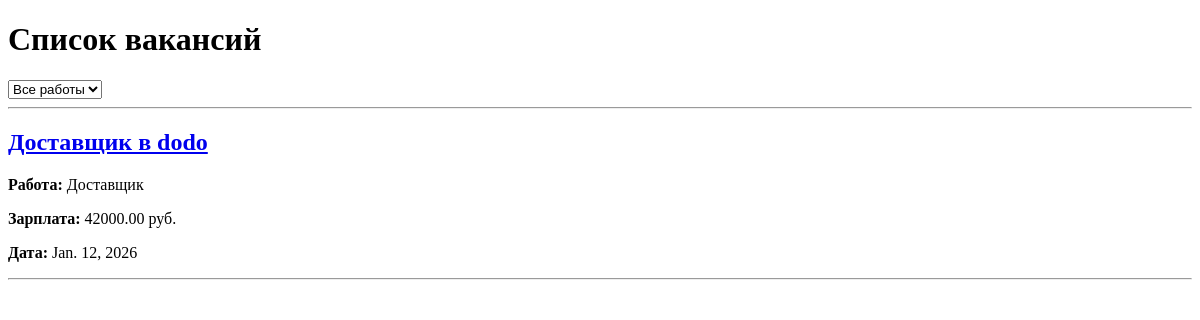
/vacancies/, run on an earlier commit of the app's database.
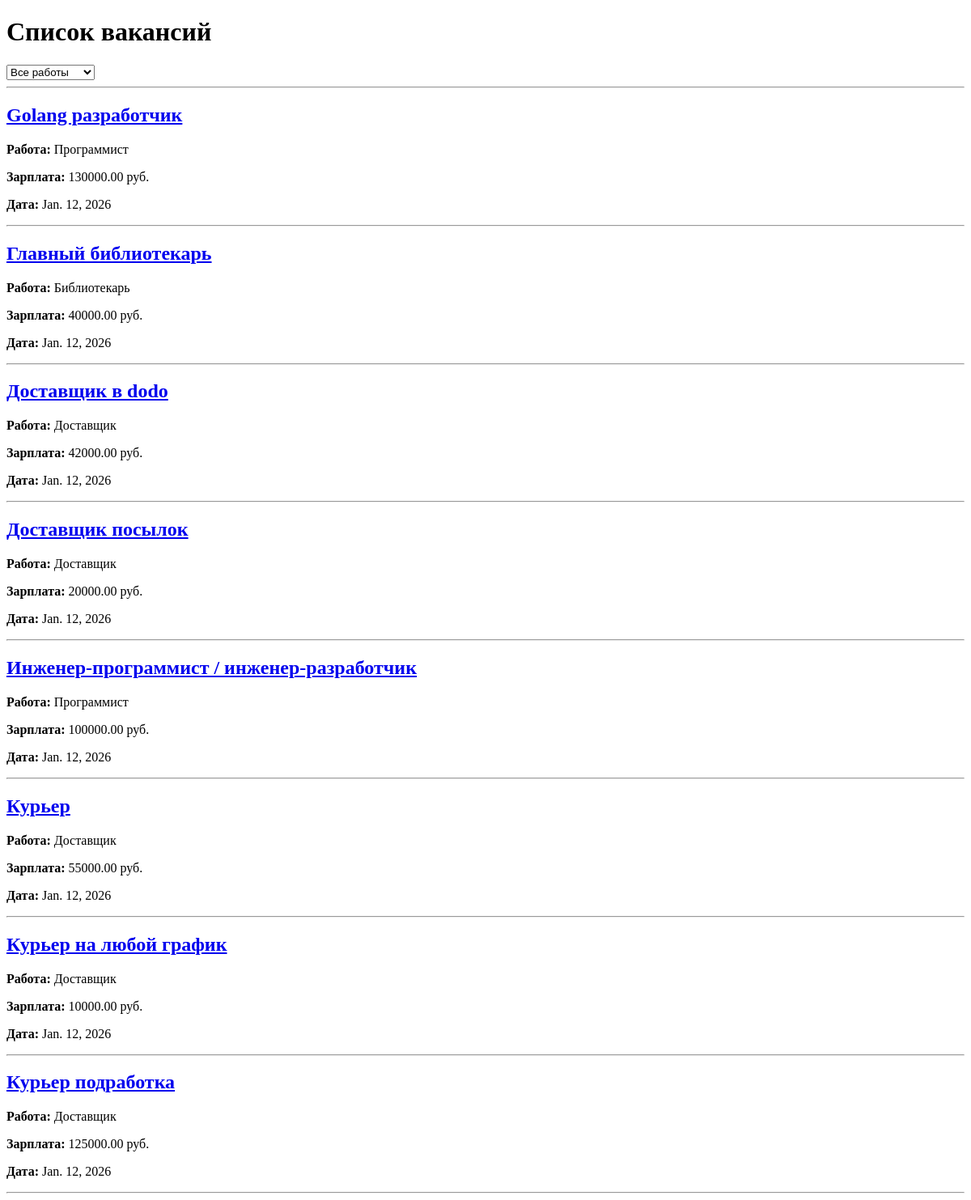
And on a later commit of the database.
### main/models.py (models this page shows, shortened)
class Vacancy(models.Model):
    job = models.ForeignKey(Job, related_name='job',
                            on_delete=models.CASCADE)
    name = models.CharField(max_length=100, db_index=True)
    slug = models.SlugField(max_length=100, unique=True)
    description = models.TextField(blank=True)
    salary = models.DecimalField(max_digits=10, decimal_places=2)
    available = models.BooleanField(default=True)
    created = models.DateField(auto_now_add=True)
    class Meta:
        ordering = ('name',)
        verbose_name = 'Вакансия'
        verbose_name_plural = 'Вакансии'

class Job(models.Model):
    name = models.CharField(max_length=100, db_index=True)
    slug = models.SlugField(max_length=100, unique=True)
    class Meta:
        ordering = ('name',)
        verbose_name = 'Работа'
        verbose_name_plural = 'Работы'

### main/views.py (the view)
# urls.py: path('vacancies/', views.vacancy_list, name='vacancy_list'),
def vacancy_list(request):
    jobs = Job.objects.all()
    selected_job = request.GET.get('job')
    vacancies = Vacancy.objects.filter(available=True)
    if selected_job:
        vacancies = vacancies.filter(job__slug=selected_job)
    context = {
        'vacancies': vacancies,
        'jobs': jobs,
        'selected_job': selected_job,
    }
    return render(request, 'main/vacancy_list.html', context)

### main/templates/main/vacancy_list.html (shortened to what this page needs)
<!DOCTYPE html>
<html>
<head>
</head>
<body>
    <h1>Список вакансий</h1>
    <form method="get">
        <select name="job" onchange="this.form.submit()">
            <option value="">Все работы</option>
        </select>
    </form>
    <hr>
    <div class="vacancies">
        {% for vacancy in vacancies %}
            <div class="vacancy">
                <h2>
                    <a href="{% url 'vacancy_detail' vacancy.slug %}">
                        {{ vacancy.name }}
                    </a>
                </h2>
                <p><strong>Работа:</strong> {{ vacancy.job.name }}</p>
                <p><strong>Зарплата:</strong> {{ vacancy.salary }} руб.</p>
                <p><strong>Дата:</strong> {{ vacancy.created }}</p>
                <hr>
            </div>
        {% empty %}
            <p>Нет доступных вакансий</p>
        {% endfor %}
    </div>
</body>
</html>

What changed in the data, as far as the page shows it:
added Vacancy: name "Golang разработчик", job.name "Программист", salary "130000.00", created "Jan. 12, 2026"
added Vacancy: name "Главный библиотекарь", job.name "Библиотекарь", salary "40000.00", created "Jan. 12, 2026"
added Vacancy: name "Доставщик посылок", job.name "Доставщик", salary "20000.00", created "Jan. 12, 2026"
added Vacancy: name "Инженер-программист / инженер-разработчик", job.name "Программист", salary "100000.00", created "Jan. 12, 2026"
added Vacancy: name "Курьер", job.name "Доставщик", salary "55000.00", created "Jan. 12, 2026"
added Vacancy: name "Курьер на любой график", job.name "Доставщик", salary "10000.00", created "Jan. 12, 2026"
added Vacancy: name "Курьер подработка", job.name "Доставщик", salary "125000.00", created "Jan. 12, 2026"
